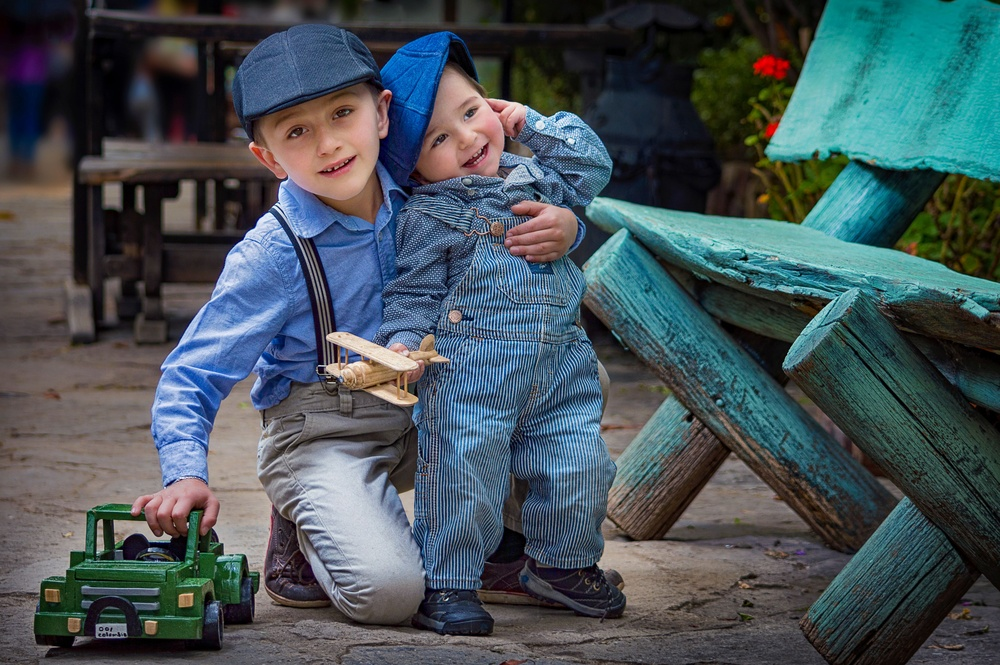
#> input picture Enjoying.jpg, 1000 x 665 px, shrunk from 5440 x 3617 before the run, found by its file name
$ jupyter execute task6.ipynb
#> lines starting #> are read from the running program, lines starting #| are printed output that depends on the picture
Convert an RGB image to Grayscale without using cv2.cvtColor().

[cell 1]
import numpy as np
import cv2

[cell 2]
# Load RGB image
img = np.array(cv2.imread(r"C:\Users\92348\Desktop\MLBench\Enjoying.jpg"))
#> img is the input picture: shape (665, 1000, 3); mean B, G, R 88.4, 83, 69.8

height = img.shape[0]
#> height = 665
width = img.shape[1]
#> width = 1000

# Create empty grayscale image
gray = np.zeros((height, width), dtype=np.uint8)

[cell 3]
for row in range(height):
    for col in range(width):

        R = img[row, col, 0]
        G = img[row, col, 1]
        B = img[row, col, 2]

        gray_value = 0.299 * R + 0.587 * G + 0.114 * B

        gray[row, col] = int(gray_value)
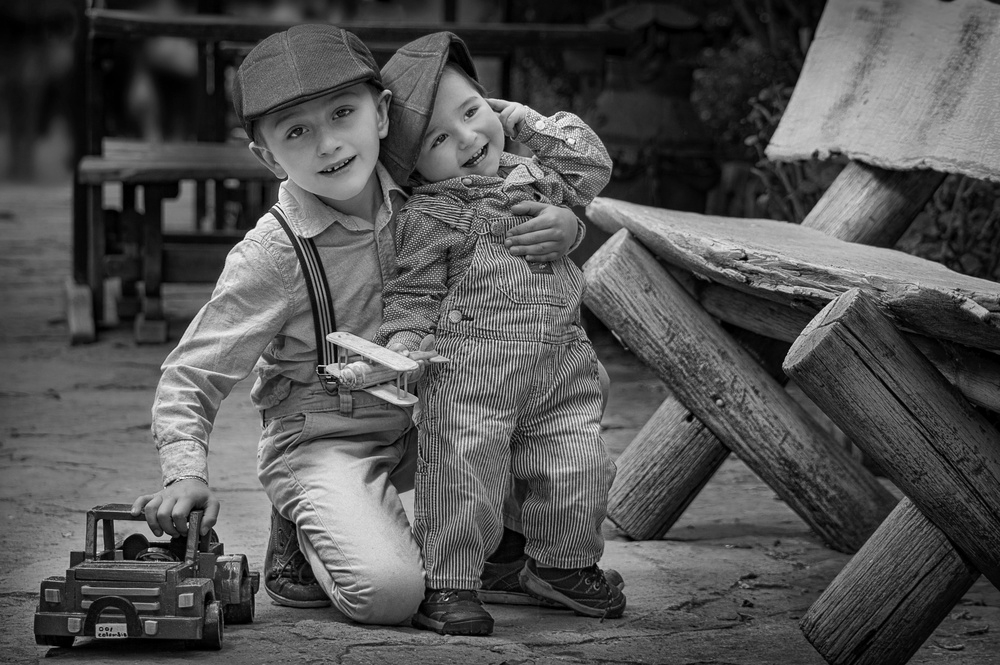
#> gray: shape (665, 1000); min 0, max 252, mean 82.6

# Save grayscale image
cv2.imwrite("grayscale.png", gray)
#> Out = True
